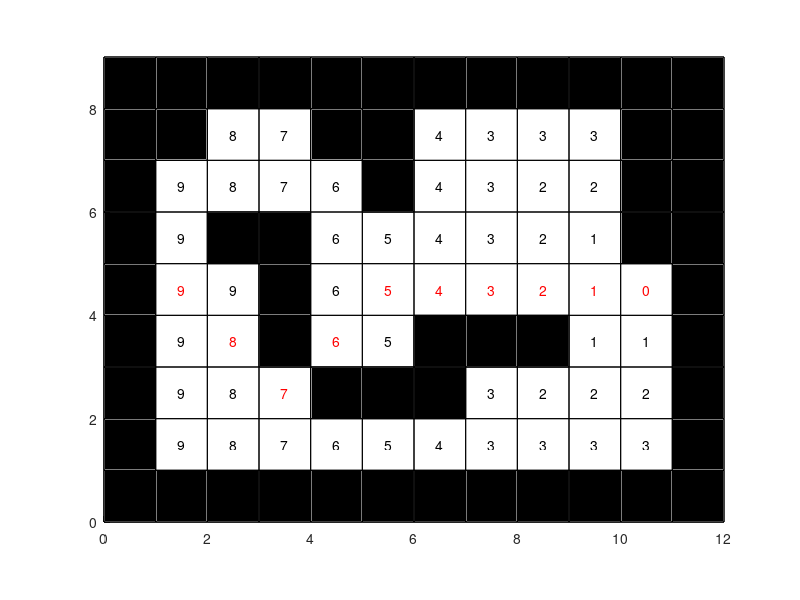

Source code (MATLAB):
%% ESERCIZIO 5 HOMEWORK 1 FSR MAISTO PAOLO
%% MATRICOLA DISPARI: P38000191
%% 8 ADJACENT CELLS

%% MAP
clc; clear;

% Matrix
rows = 9;
columns = 12;

% Matrix initialization
G = zeros(rows, columns);

% Obstacles
G(1,:) = 99; G(9,:) = 99; G(:,1) = 99; G(:,12) = 99;
G(2,2) = 99; G(2,5) = 99; G(2,6) = 99; G(2,11) = 99;
G(3,6) = 99; G(3,11) = 99; 
G(4,3) = 99; G(4,4) = 99; G(4,11) = 99;
G(5,4) = 99; 
G(6,4) = 99; G(6,7) = 99; G(6,8) = 99; G(6,9) = 99; 
G(7,5) = 99; G(7,6) = 99; G(7,7) = 99;
q_G =  0;

% Coordinates of the starting cell, q_g
row_affected = 5;
column_affected = 11;

% Counter for the value to be assigned to adjacent cells
increment_value = 1;

% Initialization of cells to be examined
cell_to_examine = [row_affected, column_affected];

% Examine all cells
while ~isempty(cell_to_examine)
   
    % New cells to examine
    new_cell_to_examine = [];
    
    % Iteration through the cells to be examined
    for i = 1:size(cell_to_examine, 1)
        row_affected = cell_to_examine(i, 1);
        column_affected = cell_to_examine(i, 2);
        
        % Definition of adjacent cells
        for direction = 1:8
            if direction == 1
                row_adjacent = row_affected - 1;
                column_adjacent = column_affected;
            elseif direction == 2
                row_adjacent = row_affected + 1;
                column_adjacent = column_affected;
            elseif direction == 3
                row_adjacent = row_affected;
                column_adjacent = column_affected + 1;
            elseif direction == 4
                row_adjacent = row_affected;
                column_adjacent = column_affected - 1;
            elseif direction == 5
                row_adjacent = row_affected-1;
                column_adjacent = column_affected + 1;
            elseif  direction == 6
                row_adjacent = row_affected - 1;
                column_adjacent = column_affected - 1;
            elseif direction == 7
                row_adjacent = row_affected + 1;
                column_adjacent = column_affected + 1;
            else
                row_adjacent = row_affected + 1;
                column_adjacent = column_affected - 1;
            end
            
            % Check if adjacent cell is within matrix limits
            if (G(row_adjacent, column_adjacent) == 0 && G(row_affected,column_affected)~=99 )  % check collision

                % Assign incremented value to adjacent cell
                G(row_adjacent, column_adjacent) = increment_value;
                
                % Add the cell adjacent to the list of new cells to examine
                new_cell_to_examine = [new_cell_to_examine; row_adjacent, column_adjacent];

            end
        end
    end
    
    % Increments the value to be assigned to adjacent cells
    increment_value = increment_value +1 ;
    
    % Update the list of cells to examine for next increment
    cell_to_examine = new_cell_to_examine;
    
    % Definition of q_G
    G(5,11)=q_G;
    
end
    
% View the obtained matrix
disp('Matrix G:');
disp(G);

%% PATH
% Define the starting and arrival cells
starting = [5, 11];         %coordinates q_g
arrival = [5, 2];            %coordinates q_s

% Initialization of variables
visited = zeros(size(G));                  % Define the matrix where the cell takes value 1 if the cell has been visited
queue = {starting};
predecessors = containers.Map('KeyType', 'double', 'ValueType', 'any');

flag_queue = true;

% BFS
while flag_queue

    current_cell = queue{1};
    queue = queue(2:end);
    row = current_cell(1);
    column = current_cell(2);

    % If the cell is visited it takes value 1
    visited(row, column) = 1;

    % Defines the vector of adjacent cells to check
    adjacent = [row-1, column-1; row-1, column; row-1, column+1; row, column+1; row+1, column+1; row+1, column; row+1, column-1; row, column-1;];

    % Check cells
    for i = 1:size(adjacent, 1)
        row_adjacent = adjacent(i, 1);
        column_adjacent = adjacent(i, 2);

         if ((G(row_adjacent, column_adjacent) ~= 99) && (visited(row_adjacent, column_adjacent) ~= 1))

            if (G(row_adjacent, column_adjacent) ~= G(row, column))
                queue{end+1} = [row_adjacent, column_adjacent];
                predecessors(row_adjacent + column_adjacent * size(G, 1)) = [row, column];
            end

        end
    end

    if isequal([row, column], arrival)
        flag_queue = false;
    end
end

% Build the path
path = [arrival];
visited(arrival(1),arrival(2)) = 10;
while ~isequal(path(1,:), starting)
    previous_cell = predecessors(path(1,1) + path(1,2) * size(G, 1));
    path = [previous_cell; path];
    visited(previous_cell(1),previous_cell(2)) = 10;
end

% Matrix of visited cells
disp('Matrix of visited cells:');
disp(visited);

% View the path found
disp('Path from q_g to q_s:');
disp(path);

%% Graphic representation of the map
figure;
hold on;

% Examine each cell of the matrix
for row = 1:rows
    for col = 1:columns

        % Draw borders to cells
        rectangle('Position',[col-1, rows-row, 1, 1],'EdgeColor','k','FaceColor','w');

        % If cell value is 99, draw a black cell
        if G(row, col) == 99
            rectangle('Position',[col-1, rows-row, 1, 1],'FaceColor','k');

        % If the cell value is 10, write the number in red
        elseif visited(row, col) == 10
            text(col-0.5, rows-row+0.5, num2str(G(row, col)), 'HorizontalAlignment', 'center', 'Color', 'r');

        % If the cell value is different from zero and not 99, draw a white cell with numeric value
        elseif G(row, col) ~= 0
            text(col-0.5, rows-row+0.5, num2str(G(row, col)), 'HorizontalAlignment', 'center');
            
        end
    end
end

% Set the axes
axis equal;
axis([0 columns 0 rows]);